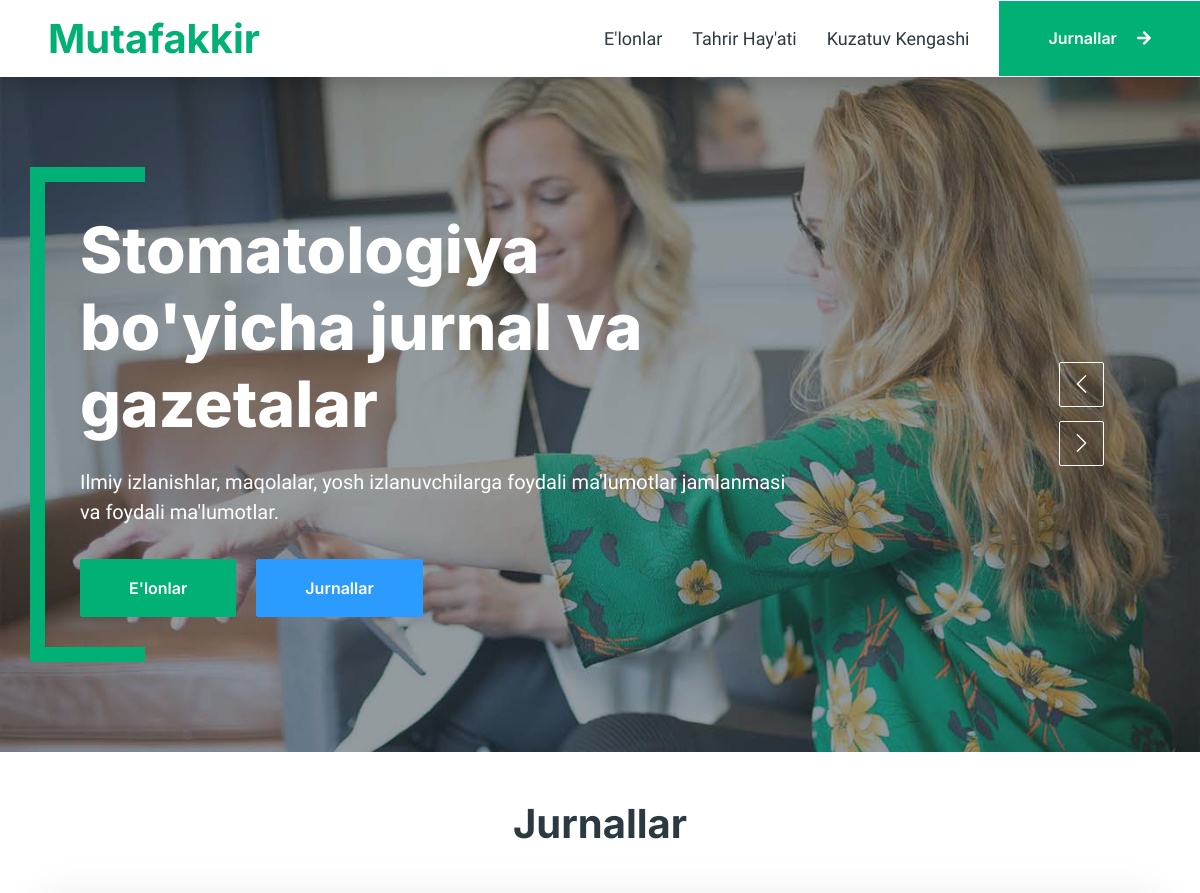
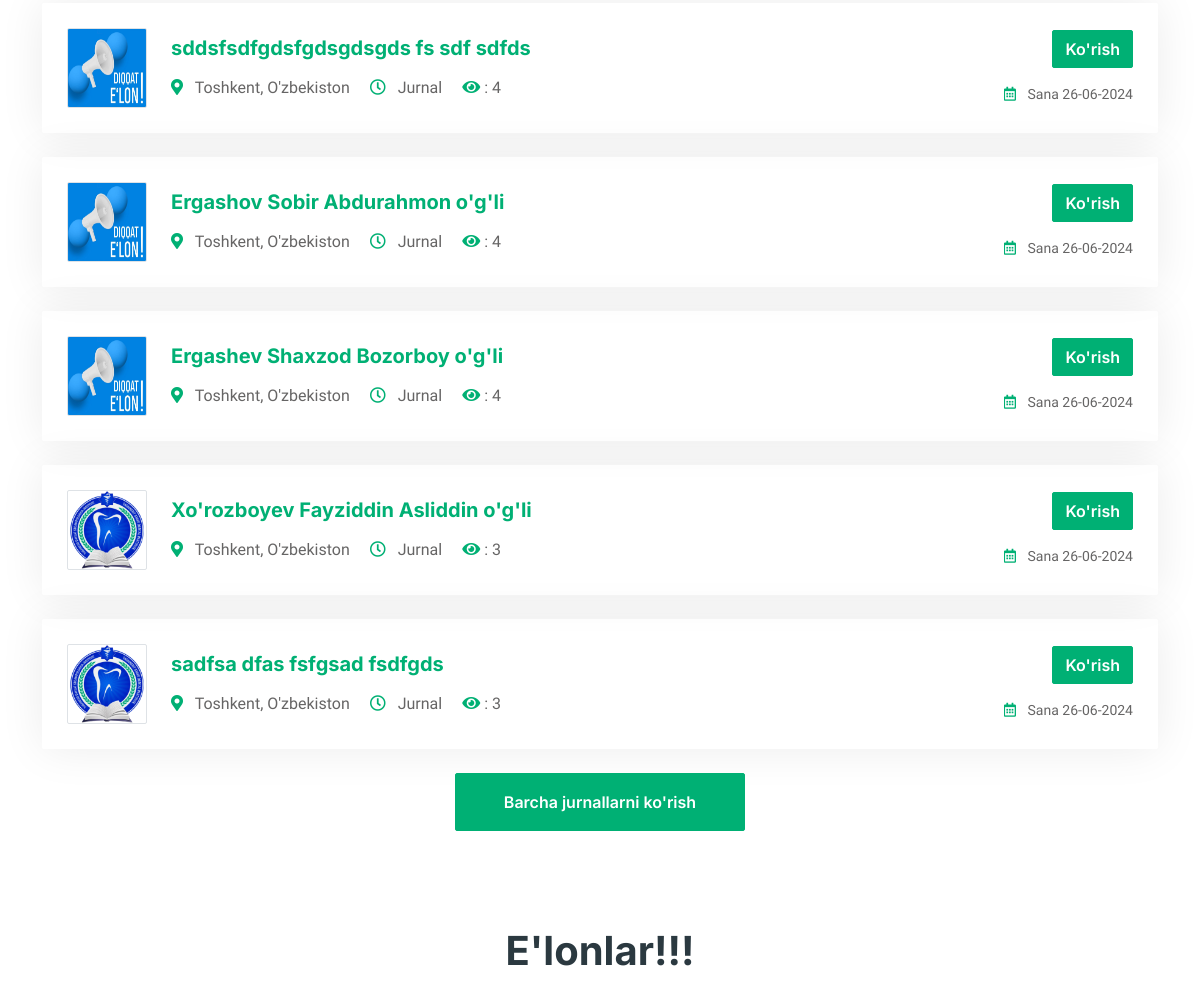
The app's page / (upper part), older data (2 pictures, top to bottom).
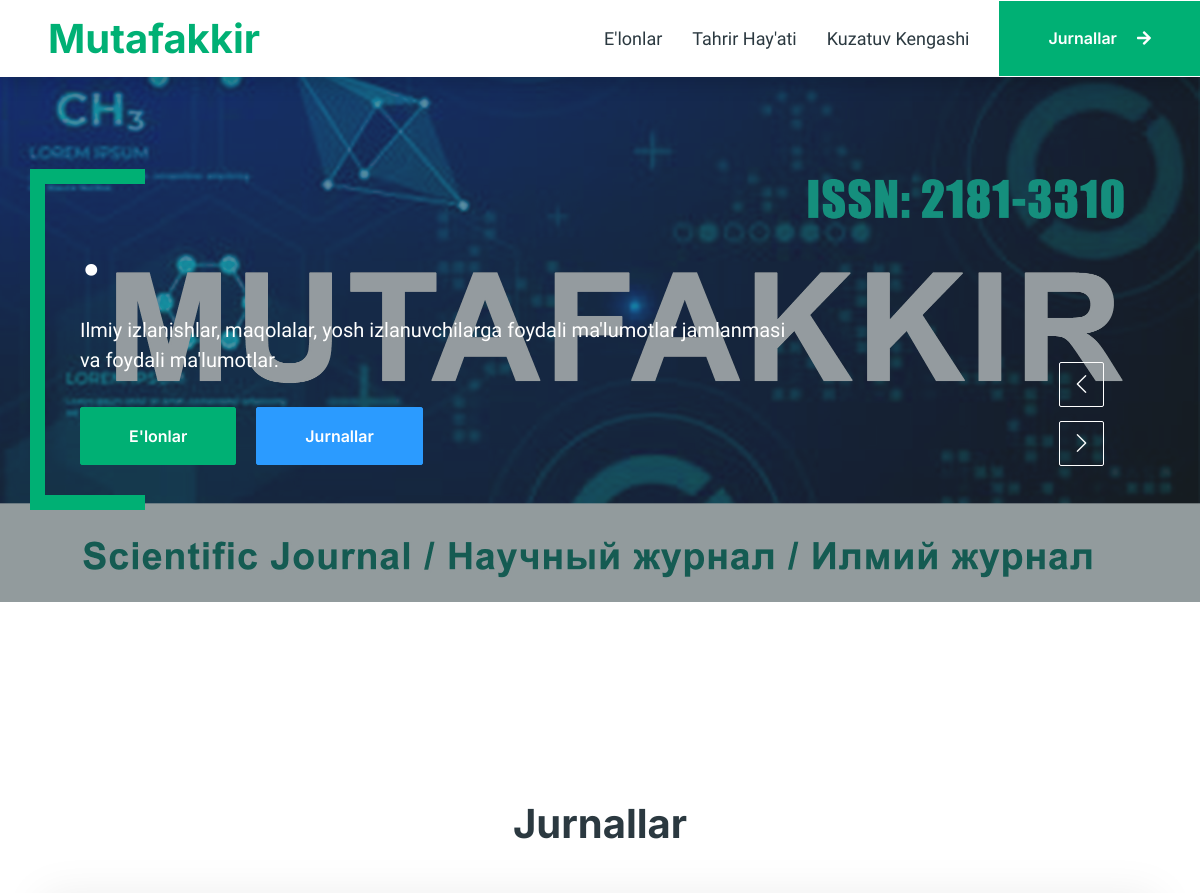
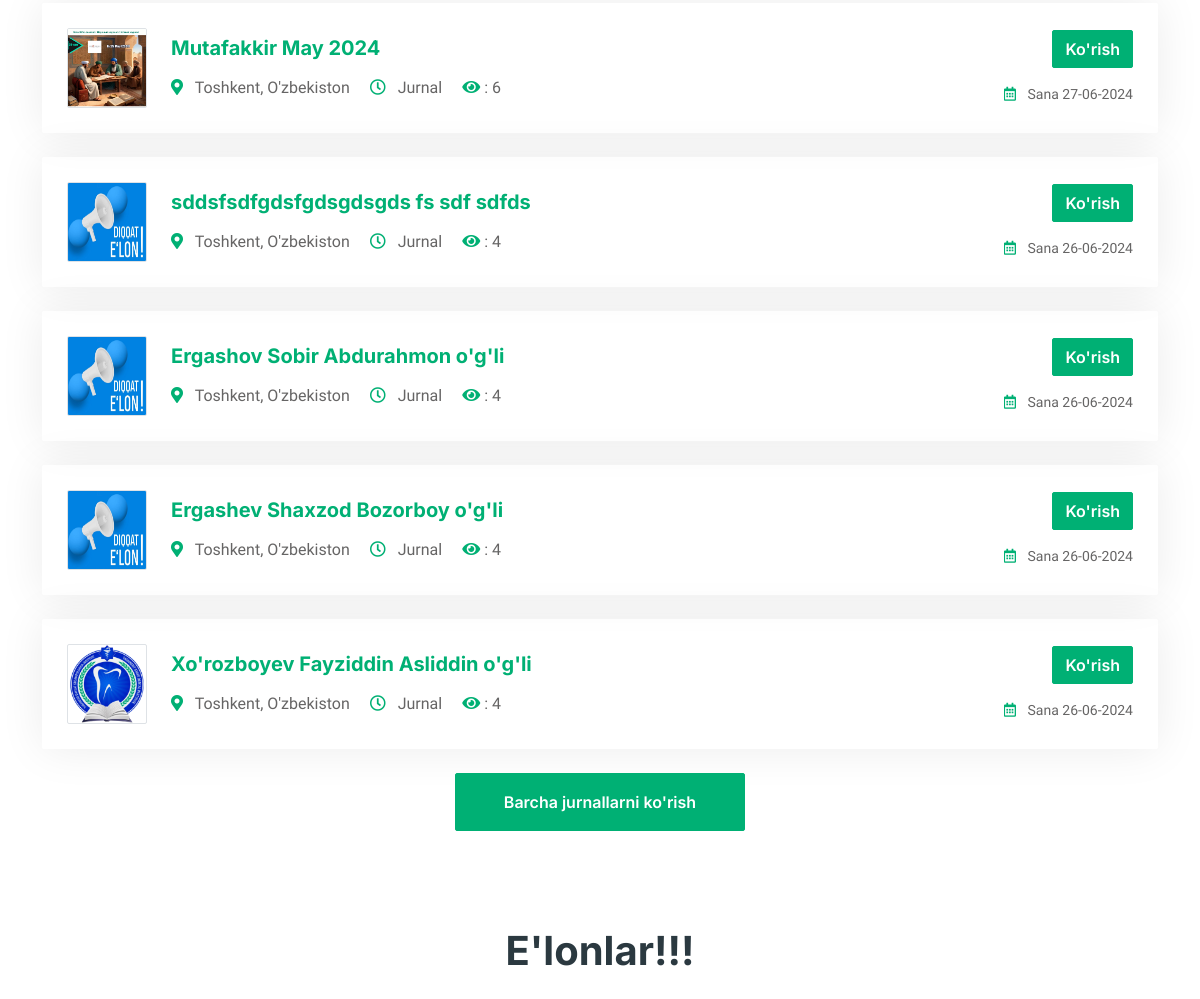
The same page, newer data (2 pictures, top to bottom).
### main/models.py (models this page shows, shortened)
class Welcome(models.Model):
    name_1 = models.CharField(max_length=255, verbose_name="Name 1")
    title_1 = models.TextField(verbose_name="Title 1")
    image_1 = models.ImageField(upload_to=upload_image, verbose_name="Image 1")
    name_2 = models.CharField(max_length=255, verbose_name="Name 2")
    title_2 = models.TextField(verbose_name="Title 2")
    image_2 = models.ImageField(upload_to=upload_image, verbose_name="Image 2")

class Newsletter(models.Model):
    name = models.CharField(max_length=255, verbose_name="Name")
    image = models.ImageField(upload_to=upload_image, verbose_name="Image")
    file = models.FileField(upload_to=upload_file, verbose_name="File")
    content = RichTextUploadingField(verbose_name="Content")
    created_at = models.DateTimeField(auto_now_add=True, verbose_name="Created at")
    updated_at = models.DateTimeField(auto_now=True, verbose_name="Updated at")
    sees = models.IntegerField(verbose_name="Sees", default=3)

### main/views.py (the view)
# urls.py: path('', views.welcome, name='welcome'),
def welcome(request):
    newsletters = Newsletter.objects.all().order_by('-created_at')[:5]
    announcements = Announcement.objects.all()[:4]
    welcom = Welcome.objects.all().first()
    context = {
        'newsletters': newsletters,
        'announcements': announcements,
        'welcom': welcom
    }
    return render(request, 'main/welcome.html', context)

### templates/main/welcome.html (shortened to what the changed rows need)
{% extends 'base.html' %}
{% load static %}
{% block content %}
    <div class="container-fluid p-0">
        <div class="owl-carousel header-carousel position-relative">
            <div class="owl-carousel-item position-relative">
                <img class="img-fluid" src="{{ welcom.image_1.url }}" alt="">
                <div class="position-absolute top-0 start-0 w-100 h-100 d-flex align-items-center"
                     style="background: rgba(43, 57, 64, .5);">
                    <div class="container">
                        <div class="row justify-content-start">
                            <div class="col-10 col-lg-8">
                                <h1 class="display-3 text-white animated slideInDown mb-4">
                                    {{ welcom.name_1 }}
                                </h1>
                                <p class="fs-5 fw-medium text-white mb-4 pb-2">
                                    {{ welcom.title_1 }}
                                </p>
                                <a href="{% url 'main:announcements' %}"
                                   class="btn btn-primary py-md-3 px-md-5 me-3 animated slideInLeft">
                                    E'lonlar
                                </a>
                                <a href="{% url 'main:newsletters' %}"
                                   class="btn btn-secondary py-md-3 px-md-5 animated slideInRight">
                                    Jurnallar
                                </a>
                            </div>
                        </div>
                    </div>
                </div>
            </div>
        </div>
    </div>
    <div class="container-xxl py-5">
        <div class="container">
            <h1 class="text-center mb-5 wow fadeInUp" data-wow-delay="0.1s">Jurnallar</h1>
            <div class="tab-class text-center wow fadeInUp" data-wow-delay="0.3s">
                <div class="tab-content">
                    <div id="tab-1" class="tab-pane fade show p-0 active">
                        {% for newsletter in newsletters %}
                            <div class="job-item p-4 mb-4">
                                <div class="row g-4">
                                    <div class="col-sm-12 col-md-8 d-flex align-items-center">
                                        <img class="flex-shrink-0 img-fluid border rounded"
                                             src="{{ newsletter.image.url }}" alt=""
                                             style="width: 80px; height: 80px;">
                                        <div class="text-start ps-4">
                                            <h5 class="mb-3">
                                                <a href="{% url 'main:newsletter' newsletter.id %}">
                                                    {{ newsletter.name }}
                                                </a>
                                            </h5>
                                            <span class="text-truncate me-3">
                                                <i class="fa fa-map-marker-alt text-primary me-2"></i>
                                                Toshkent, O'zbekiston
                                            </span>
                                            <span class="text-truncate me-3">
                                                <i class="far fa-clock text-primary me-2"></i>
                                                Jurnal
                                            </span>
                                            <span class="text-truncate me-3">
                                                <i class="fa fa-eye text-primary"></i>
                                                : {{ newsletter.sees }}
                                            </span>
                                        </div>
                                    </div>
                                    <div class="col-sm-12 col-md-4 d-flex flex-column align-items-start align-items-md-end justify-content-center">
                                        <div class="d-flex mb-3">
                                            <a class="btn btn-primary" href="{% url 'main:newsletter' newsletter.id %}">
                                                Ko'rish
                                            </a>
                                        </div>
                                        <small class="text-truncate">
                                            <i class="far fa-calendar-alt text-primary me-2"></i>
                                            Sana {{ newsletter.created_at|date:"d-m-Y" }}
                                        </small>
                                    </div>
                                </div>
                            </div>
                        {% endfor %}
                    </div>
                </div>
            </div>
        </div>
    </div>
    <div class="container-xxl py-5 wow fadeInUp">
        <div class="container">
            <h1 class="text-center mb-5">E'lonlar!!!</h1>
        </div>
    </div>
{% endblock %}

Row changes from the older to the newer data that the page shows:
no longer on this page (row unchanged): Newsletter: image (picture), name "sadfsa dfas fsfgsad fsdfgds", sees "3", created_at "26-06-2024"
changed Welcome: image_1: a different picture; name_1 "Stomatologiya bo'yicha jurnal va gazetalar" → "."
added Newsletter: image (picture), name "Mutafakkir May 2024", sees "6", created_at "27-06-2024"
changed Newsletter "Xo'rozboyev Fayziddin Asliddin o'g'li": sees "3" → "4"
